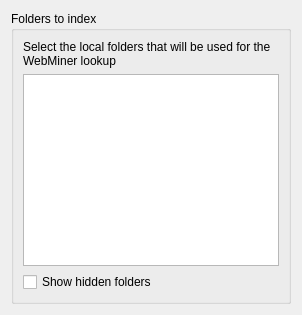
<?xml version="1.0" encoding="UTF-8"?>
<ui version="4.0">
 <author>Sebastian Trueg &lt;trueg@kde.org&gt;</author>
 <class>IndexFolderSelectionWidget</class>
 <widget class="QWidget" name="IndexFolderSelectionWidget">
  <layout class="QHBoxLayout" name="horizontalLayout">
   <item>
    <widget class="QGroupBox" name="groupBox_3">
     <property name="title">
      <string>Folders to index</string>
     </property>
     <layout class="QVBoxLayout" name="verticalLayout_3">
      <item>
       <widget class="QLabel" name="label">
        <property name="text">
         <string>Select the local folders that will be used for the WebMiner lookup</string>
        </property>
        <property name="wordWrap">
         <bool>true</bool>
        </property>
       </widget>
      </item>
      <item>
       <widget class="QTreeView" name="m_viewIndexFolders"/>
      </item>
      <item>
       <widget class="QCheckBox" name="m_checkShowHiddenFolders">
        <property name="toolTip">
         <string>Check to be able to select hidden folders</string>
        </property>
        <property name="text">
         <string>Show hidden folders</string>
        </property>
       </widget>
      </item>
     </layout>
    </widget>
   </item>
  </layout>
 </widget>
 <resources/>
 <connections/>
</ui>
